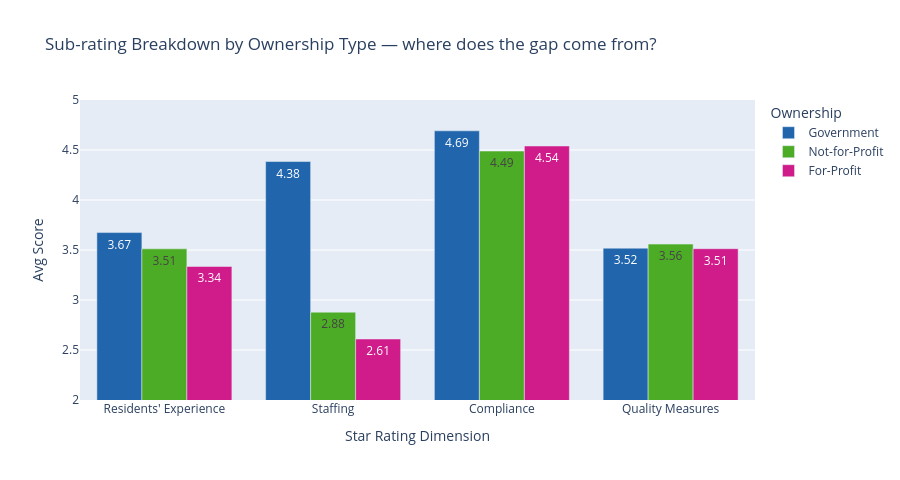

The code cell stored with this chart in its notebook:
### Markdown cell above
## Visual 6 — Sub-rating Breakdown by Ownership Type

Shows which of the 4 dimensions drives the ownership quality gap.

### Code cell
subratings = ['residents_exp', 'staffing', 'compliance', 'quality_measures']
sublabels  = {
    'residents_exp':    'Residents\' Experience',
    'staffing':         'Staffing',
    'compliance':       'Compliance',
    'quality_measures': 'Quality Measures',
}

subrating_data = (
    ratings_raw
    .dropna(subset=['purpose_clean'] + subratings)
    .groupby('purpose_clean')[subratings]
    .mean()
    .reset_index()
    .melt(id_vars='purpose_clean', var_name='subrating', value_name='avg_score')
)
subrating_data['subrating_label'] = subrating_data['subrating'].map(sublabels)

fig6 = px.bar(
    subrating_data,
    x='subrating_label', y='avg_score', color='purpose_clean', barmode='group',
    category_orders={
        'purpose_clean': purpose_order,
        'subrating_label': list(sublabels.values()),
    },
    color_discrete_map=colour_purpose,
    text_auto='.2f',
    labels={
        'subrating_label': 'Star Rating Dimension',
        'avg_score':       'Avg Score',
        'purpose_clean':   'Ownership',
    },
    title='Sub-rating Breakdown by Ownership Type — where does the gap come from?',
)
fig6.update_layout(height=480, yaxis_range=[2.0, 5.0])
fig6.show()

### Figure 1 — Plotly figure (JSON) as saved in the notebook; plotly's stock layout.template omitted (floating-point values rounded to 4 significant figures)
{"data": [{"alignmentgroup": "True", "hovertemplate": "Ownership=Government<br>Star Rating Dimension=%{x}<br>Avg Score=%{y}<extra></extra>", "legendgroup": "Government", "marker": {"color": "#2166ac", "pattern": {"shape": ""}}, "name": "Government", "offsetgroup": "Government", "orientation": "v", "showlegend": true, "textposition": "auto", "texttemplate": "%{y:.2f}", "type": "bar", "x": ["Residents' Experience", "Staffing", "Compliance", "Quality Measures"], "xaxis": "x", "y": [3.674, 4.385, 4.692, 3.518], "yaxis": "y"}, {"alignmentgroup": "True", "hovertemplate": "Ownership=Not-for-Profit<br>Star Rating Dimension=%{x}<br>Avg Score=%{y}<extra></extra>", "legendgroup": "Not-for-Profit", "marker": {"color": "#4dac26", "pattern": {"shape": ""}}, "name": "Not-for-Profit", "offsetgroup": "Not-for-Profit", "orientation": "v", "showlegend": true, "textposition": "auto", "texttemplate": "%{y:.2f}", "type": "bar", "x": ["Residents' Experience", "Staffing", "Compliance", "Quality Measures"], "xaxis": "x", "y": [3.512, 2.878, 4.489, 3.559], "yaxis": "y"}, {"alignmentgroup": "True", "hovertemplate": "Ownership=For-Profit<br>Star Rating Dimension=%{x}<br>Avg Score=%{y}<extra></extra>", "legendgroup": "For-Profit", "marker": {"color": "#d01c8b", "pattern": {"shape": ""}}, "name": "For-Profit", "offsetgroup": "For-Profit", "orientation": "v", "showlegend": true, "textposition": "auto", "texttemplate": "%{y:.2f}", "type": "bar", "x": ["Residents' Experience", "Staffing", "Compliance", "Quality Measures"], "xaxis": "x", "y": [3.335, 2.61, 4.54, 3.513], "yaxis": "y"}], "layout": {"barmode": "group", "height": 480, "legend": {"title": {"text": "Ownership"}, "tracegroupgap": 0}, "title": {"text": "Sub-rating Breakdown by Ownership Type — where does the gap come from?"}, "xaxis": {"anchor": "y", "categoryarray": ["Residents' Experience", "Staffing", "Compliance", "Quality Measures"], "categoryorder": "array", "domain": [0, 1], "title": {"text": "Star Rating Dimension"}}, "yaxis": {"anchor": "x", "domain": [0, 1], "range": [2, 5], "title": {"text": "Avg Score"}}}}
